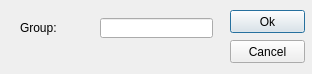
<?xml version="1.0" encoding="UTF-8"?>
<ui version="4.0">
 <class>CGroupProfile</class>
 <widget class="QDialog" name="CGroupProfile">
  <property name="geometry">
   <rect>
    <x>0</x>
    <y>0</y>
    <width>312</width>
    <height>74</height>
   </rect>
  </property>
  <property name="windowTitle">
   <string>User profile</string>
  </property>
  <widget class="QLabel" name="label">
   <property name="geometry">
    <rect>
     <x>20</x>
     <y>20</y>
     <width>71</width>
     <height>16</height>
    </rect>
   </property>
   <property name="text">
    <string>Group:</string>
   </property>
  </widget>
  <widget class="QLineEdit" name="lineEditGroupName">
   <property name="geometry">
    <rect>
     <x>100</x>
     <y>18</y>
     <width>113</width>
     <height>20</height>
    </rect>
   </property>
   <property name="text">
    <string/>
   </property>
  </widget>
  <widget class="QPushButton" name="pushButtonOk">
   <property name="geometry">
    <rect>
     <x>230</x>
     <y>10</y>
     <width>75</width>
     <height>23</height>
    </rect>
   </property>
   <property name="text">
    <string>Ok</string>
   </property>
  </widget>
  <widget class="QPushButton" name="pushButtonCancel">
   <property name="geometry">
    <rect>
     <x>230</x>
     <y>40</y>
     <width>75</width>
     <height>23</height>
    </rect>
   </property>
   <property name="text">
    <string>Cancel</string>
   </property>
  </widget>
 </widget>
 <tabstops>
  <tabstop>lineEditGroupName</tabstop>
  <tabstop>pushButtonOk</tabstop>
  <tabstop>pushButtonCancel</tabstop>
 </tabstops>
 <resources/>
 <connections/>
</ui>
